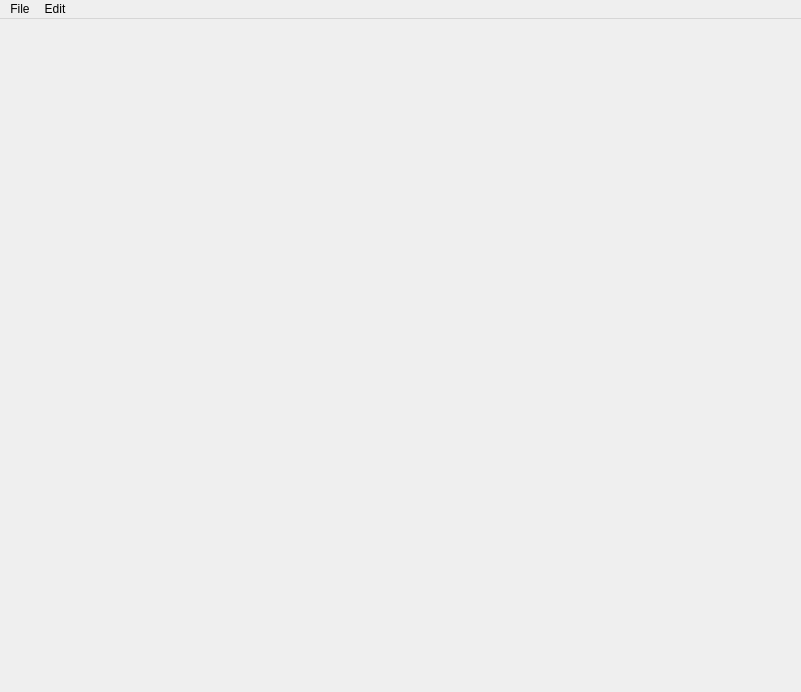
<?xml version="1.0" encoding="UTF-8"?>
<ui version="4.0">
 <class>KrienGraphiXToolboxClass</class>
 <widget class="QMainWindow" name="KrienGraphiXToolboxClass">
  <property name="geometry">
   <rect>
    <x>0</x>
    <y>0</y>
    <width>801</width>
    <height>692</height>
   </rect>
  </property>
  <property name="windowTitle">
   <string>KrienGraphiXToolbox</string>
  </property>
  <widget class="QWidget" name="centralWidget">
   <widget class="KgxRenderWidget" name="renderWidget1" native="true">
    <property name="geometry">
     <rect>
      <x>20</x>
      <y>20</y>
      <width>761</width>
      <height>631</height>
     </rect>
    </property>
   </widget>
  </widget>
  <widget class="QMenuBar" name="menuBar">
   <property name="geometry">
    <rect>
     <x>0</x>
     <y>0</y>
     <width>801</width>
     <height>21</height>
    </rect>
   </property>
   <widget class="QMenu" name="menuFile">
    <property name="title">
     <string>File</string>
    </property>
    <addaction name="actionNew"/>
    <addaction name="separator"/>
    <addaction name="actionSave"/>
    <addaction name="actionSave_as"/>
    <addaction name="separator"/>
    <addaction name="actionImport"/>
    <addaction name="separator"/>
    <addaction name="actionExit_2"/>
   </widget>
   <widget class="QMenu" name="menuEdit">
    <property name="title">
     <string>Edit</string>
    </property>
    <addaction name="actionMaterial_Editor"/>
   </widget>
   <addaction name="menuFile"/>
   <addaction name="menuEdit"/>
  </widget>
  <action name="actionExit">
   <property name="text">
    <string>bla</string>
   </property>
  </action>
  <action name="actionSave">
   <property name="text">
    <string>Save</string>
   </property>
  </action>
  <action name="actionSave_as">
   <property name="text">
    <string>Save as...</string>
   </property>
  </action>
  <action name="actionExit_2">
   <property name="text">
    <string>Exit</string>
   </property>
  </action>
  <action name="actionNew">
   <property name="text">
    <string>New</string>
   </property>
  </action>
  <action name="actionImport">
   <property name="text">
    <string>Import</string>
   </property>
  </action>
  <action name="actionExport">
   <property name="text">
    <string>Export</string>
   </property>
  </action>
  <action name="actionMaterial_Editor">
   <property name="text">
    <string>Material Editor</string>
   </property>
  </action>
 </widget>
 <layoutdefault spacing="6" margin="11"/>
 <customwidgets>
  <customwidget>
   <class>KgxRenderWidget</class>
   <extends>QWidget</extends>
   <header>KgxRenderWidget.h</header>
   <container>1</container>
  </customwidget>
 </customwidgets>
 <resources>
  <include location="KrienGraphiXToolbox.qrc"/>
 </resources>
 <connections/>
</ui>
